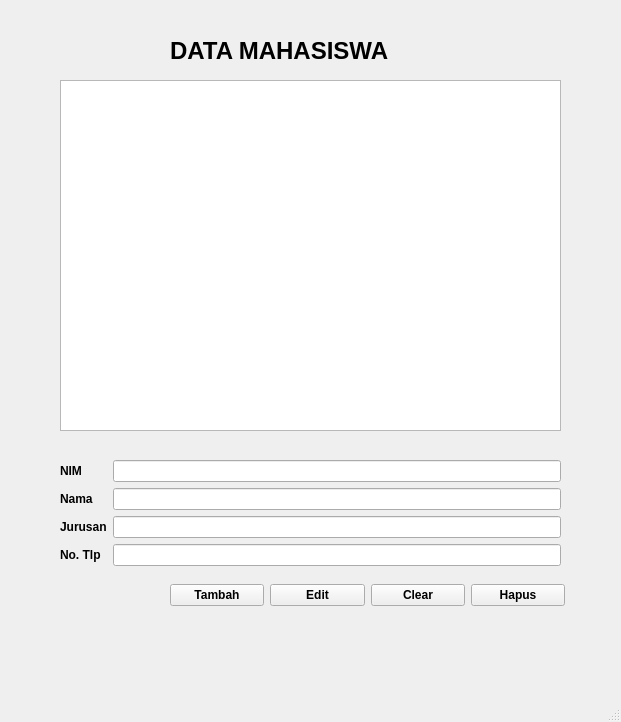
<?xml version="1.0" encoding="UTF-8"?>
<ui version="4.0">
 <class>MainWindow</class>
 <widget class="QMainWindow" name="MainWindow">
  <property name="geometry">
   <rect>
    <x>0</x>
    <y>0</y>
    <width>621</width>
    <height>722</height>
   </rect>
  </property>
  <property name="windowTitle">
   <string>MainWindow</string>
  </property>
  <widget class="QWidget" name="centralwidget">
   <widget class="QLabel" name="label">
    <property name="geometry">
     <rect>
      <x>170</x>
      <y>20</y>
      <width>301</width>
      <height>61</height>
     </rect>
    </property>
    <property name="font">
     <font>
      <pointsize>18</pointsize>
      <weight>75</weight>
      <bold>true</bold>
     </font>
    </property>
    <property name="text">
     <string>DATA MAHASISWA</string>
    </property>
   </widget>
   <widget class="QPlainTextEdit" name="plainTextEdit">
    <property name="geometry">
     <rect>
      <x>60</x>
      <y>80</y>
      <width>501</width>
      <height>351</height>
     </rect>
    </property>
   </widget>
   <widget class="QWidget" name="layoutWidget">
    <property name="geometry">
     <rect>
      <x>60</x>
      <y>460</y>
      <width>501</width>
      <height>111</height>
     </rect>
    </property>
    <layout class="QFormLayout" name="formLayout">
     <item row="0" column="0">
      <widget class="QLabel" name="label_2">
       <property name="font">
        <font>
         <weight>75</weight>
         <bold>true</bold>
        </font>
       </property>
       <property name="text">
        <string>NIM</string>
       </property>
      </widget>
     </item>
     <item row="1" column="0">
      <widget class="QLabel" name="label_3">
       <property name="font">
        <font>
         <weight>75</weight>
         <bold>true</bold>
        </font>
       </property>
       <property name="text">
        <string>Nama</string>
       </property>
      </widget>
     </item>
     <item row="2" column="0">
      <widget class="QLabel" name="label_4">
       <property name="font">
        <font>
         <weight>75</weight>
         <bold>true</bold>
        </font>
       </property>
       <property name="text">
        <string>Jurusan</string>
       </property>
      </widget>
     </item>
     <item row="3" column="0">
      <widget class="QLabel" name="label_5">
       <property name="font">
        <font>
         <weight>75</weight>
         <bold>true</bold>
        </font>
       </property>
       <property name="text">
        <string>No. Tlp</string>
       </property>
      </widget>
     </item>
     <item row="0" column="1">
      <widget class="QLineEdit" name="lineEdit"/>
     </item>
     <item row="1" column="1">
      <widget class="QLineEdit" name="lineEdit_2"/>
     </item>
     <item row="2" column="1">
      <widget class="QLineEdit" name="lineEdit_3"/>
     </item>
     <item row="3" column="1">
      <widget class="QLineEdit" name="lineEdit_4"/>
     </item>
    </layout>
   </widget>
   <widget class="QWidget" name="layoutWidget">
    <property name="geometry">
     <rect>
      <x>170</x>
      <y>580</y>
      <width>395</width>
      <height>30</height>
     </rect>
    </property>
    <layout class="QHBoxLayout" name="horizontalLayout">
     <item>
      <widget class="QPushButton" name="pushButton">
       <property name="font">
        <font>
         <weight>75</weight>
         <bold>true</bold>
        </font>
       </property>
       <property name="text">
        <string>Tambah</string>
       </property>
      </widget>
     </item>
     <item>
      <widget class="QPushButton" name="pushButton_2">
       <property name="font">
        <font>
         <weight>75</weight>
         <bold>true</bold>
        </font>
       </property>
       <property name="text">
        <string>Edit</string>
       </property>
      </widget>
     </item>
     <item>
      <widget class="QPushButton" name="pushButton_3">
       <property name="font">
        <font>
         <weight>75</weight>
         <bold>true</bold>
        </font>
       </property>
       <property name="text">
        <string>Clear</string>
       </property>
      </widget>
     </item>
     <item>
      <widget class="QPushButton" name="pushButton_4">
       <property name="font">
        <font>
         <weight>75</weight>
         <bold>true</bold>
        </font>
       </property>
       <property name="text">
        <string>Hapus</string>
       </property>
      </widget>
     </item>
    </layout>
   </widget>
  </widget>
  <widget class="QMenuBar" name="menubar">
   <property name="geometry">
    <rect>
     <x>0</x>
     <y>0</y>
     <width>621</width>
     <height>26</height>
    </rect>
   </property>
  </widget>
  <widget class="QStatusBar" name="statusbar"/>
  <action name="actionNew">
   <property name="text">
    <string>New</string>
   </property>
  </action>
  <action name="actionExit">
   <property name="text">
    <string>Exit</string>
   </property>
  </action>
  <action name="actionExit_2">
   <property name="text">
    <string>Exit</string>
   </property>
  </action>
  <action name="actionCopy_2">
   <property name="text">
    <string>Copy</string>
   </property>
  </action>
  <action name="actionCut">
   <property name="text">
    <string>Cut</string>
   </property>
  </action>
 </widget>
 <resources/>
 <connections/>
</ui>
